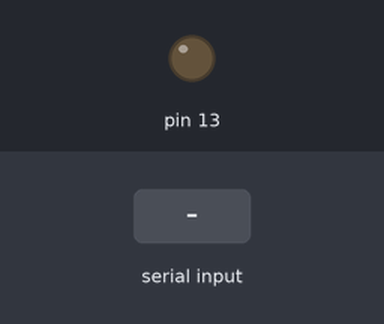
The sketch below on a simulated Arduino Uno, built with avr-gcc and run on an emulated ATmega328P. Parts: output pins drawn as LEDs (lit = HIGH). Dashed ring = blinking. The inputs (shaded band) are chosen by the test bench.

Above: at 1.2 s.
1.3 s: "200\n" received over Serial
At 1.7 s:
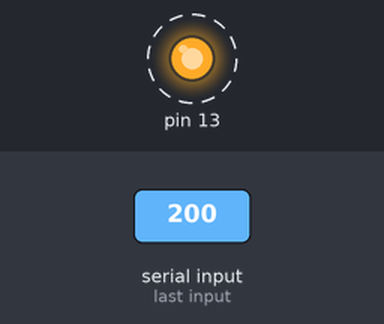
Timing chart, 0 to 4.3 s (numbered marks = the images above; inputs shaded):
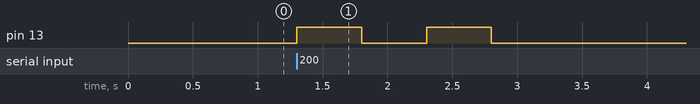

The sketch:

Chapter10_S3.ino
```cpp
// include header files
String _inputString = "";
int _num = 0;

void setup()
{
   Serial.begin(9600);
   pinMode(13, OUTPUT);
}

void loop()
{
   if(Serial.available())
   {
     while(Serial.available())
     {
       //read the input from bluetooth serial
        char _ch = (char)Serial.read();
        _inputString += _ch;
     }

     _num = _inputString.toInt();
     if (_num > 0 && _num < 3)
     {
       // blink the onboard LED
       for (int i = 0; i < _num; i++)
       {
          digitalWrite(13, HIGH);
          delay(500);
          digitalWrite(13, LOW);
          delay(500);
       }
     }
   }

   _inputString = "";
   _num = 0;
}
```

Measured:
- after the input at 1.3 s, pin 13: alternates HIGH for 0.50 s and LOW for 0.50 s, 4 changes in all, then stays LOW, starting at once
